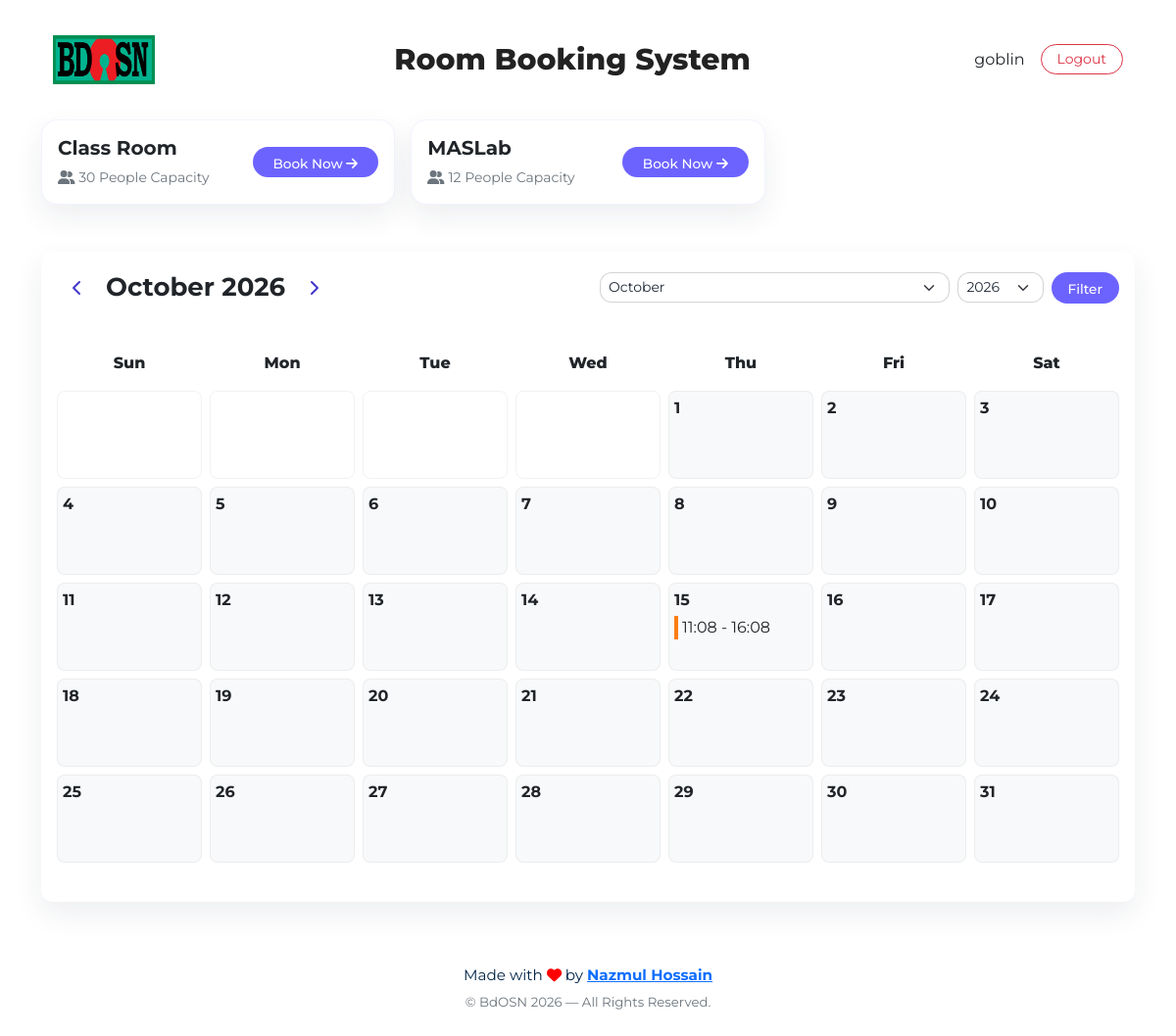
The app's page / (signed in) with its own data.
### BookingSystem/models.py (models this page shows, shortened)
class Room(models.Model):
    name = models.CharField(max_length=100, default="Unnamed Room")
    capacity = models.PositiveIntegerField(default=10)

class Booking(models.Model):
    user = models.ForeignKey(User, on_delete=models.CASCADE, null=True, blank=True)
    room = models.ForeignKey(Room, on_delete=models.CASCADE)
    title = models.CharField(max_length=200, default="Untitled Conference")
    conference_date = models.DateField(default=date.today)
    start_time = models.TimeField(default=time(9, 0))   # default 9:00 AM
    end_time = models.TimeField(default=time(10, 0))   # default 10:00 AM
    organization = models.CharField(max_length=100, blank=True, null=True, default="Not specified")  # allow empty
    booked_for = models.CharField(max_length=150, blank=True, null=True, default="Self")  # allow empty
    additional_support = models.TextField(
        blank=True,
        default="No additional support needed"
    )
    class Meta:
        ordering = ['conference_date', 'start_time']
        verbose_name = "Room Booking"
        verbose_name_plural = "Room Bookings"

### BookingSystem/views.py (the view)
# urls.py: 2. Add a URL to urlpatterns:  path('', views.home, name='home')
def home(request):
    archive_expired_bookings()
    rooms = Room.objects.all()
    today = localdate()
    month = int(
        request.GET.get(
            "month",
            today.month
        )
    )
    year = int(
        request.GET.get(
            "year",
            today.year
        )
    )
    prev_month = (
        month - 1
        if month > 1
        else 12
    )
    prev_year = (
        year
        if month > 1
        else year - 1
    )
    next_month = (
        month + 1
        if month < 12
        else 1
    )
    next_year = (
        year
        if month < 12
        else year + 1
    )
    start_date = date(
        year,
        month,
        1
    )
    end_date = date(
        year,
        month,
        monthrange(year, month)[1]
    )
    bookings = list(
        Booking.objects
        .filter(
            conference_date__range=(
                start_date,
                end_date
            )
        )
        .select_related("user", "room")
        .order_by(
            "conference_date",
            "start_time"
        )
    )
    bookings_by_day = {}
    for booking in bookings:
        day = booking.conference_date.day
        if day not in bookings_by_day:
            bookings_by_day[day] = []
        bookings_by_day[day].append(booking)
    for day, day_bookings in bookings_by_day.items():
        random.shuffle(day_bookings)
        for index, booking in enumerate(day_bookings):
            booking.color = (
                BOOKING_COLORS[
                    index % len(BOOKING_COLORS)
                ]
            )
    months = [
        (i, month_name[i])
        for i in range(1, 13)
    ]
    context = {
        "rooms": rooms,
        "bookings": bookings,
        "bookings_by_day": bookings_by_day,
        "selected_month": month,
        "selected_year": year,
        "prev_month": prev_month,
        "prev_year": prev_year,
        "next_month": next_month,
        "next_year": next_year,
        "months": months,
        "years": range(
            today.year,
            today.year + 3
        ),
        "month_year": (
            month,
            year
        ),
    }
    return render(
        request,
        "home.html",
        context
    )

### BookingSystem/templatetags/calendar_extras.py (called while the page is built)
@register.filter(name="get_month_days")
def get_month_days(value, month_year):
    try:
        month, year = month_year
        return range(1, calendar.monthrange(year, month)[1] + 1)
    except Exception:
        return []

@register.filter(name="day_has_booking")
def day_has_booking(bookings, day):
    return any(b.conference_date.day == day for b in bookings)

@register.filter(name="bookings_for_day")
def bookings_for_day(bookings, day):
    return [b for b in bookings if b.conference_date.day == day]

@register.filter
def get_month_start_blank(value, month_year):
    try:
        month, year = month_year
        first_day = datetime.date(year, month, 1)
        return range((first_day.weekday() + 1) % 7)
    except Exception:
        return []

### BookingSystem/views.py (called while the page is built, shortened)
def archive_expired_bookings():
    now = localtime()
    current_date = now.date()
    current_time = now.time()
    archived_count = 0
    with transaction.atomic():
        expired_bookings = (
            Booking.objects
            .select_for_update()
            .select_related("user", "room")
            .filter(
                conference_date__lte=current_date
            )
        )
    return archived_count

### BookingSystem/templates/home.html (shortened to what this page needs)
{% extends "base.html" %}
{% load static %}
{% load calendar_extras %}
{% block links %}
    <link rel="stylesheet" href="{% static 'css/home.css' %}">
{% endblock links %}
{% block contents %}
    <section class="container my-2">
    <div class="row g-3">
        {% for room in rooms %}
        <div class="col-12 col-sm-6 col-md-4 col-lg-4 col-xl-4">
            <div class="card h-100 shadow-sm">
                <div class="card-body d-flex justify-content-between align-items-center">
                    <div>
                        <h6 class="card-title fw-bold text-dark m-0">{{ room.name }}</h6>
                        <p class="card-text text-muted small mt-2">
                            <i class="fa-solid fa-user-group"></i>
                            {{ room.capacity }} {% if room.capacity == 1 %}Person{% else %}People{% endif %} Capacity
                        </p>
                    </div>
                    <div>
                        {% if user.is_authenticated %}
                            <a href="{% url 'book_room' room.id %}" class="btn btn-purple rounded-pill btn-sm"><span>Book Now <i class="fa fa-arrow-right"></i></span></a>
                        {% else %}
                            <a href="{% url 'login' %}?next={% url 'book_room' room.id %}" class="btn btn-purple rounded-pill btn-sm"><span>Book Now <i class="fa fa-arrow-right"></i></span></a>
                        {% endif %}
                    </div>
                </div>
            </div>
        </div>
        {% empty %}
        <p>No rooms available.</p>
        {% endfor %}
    </div>
</section>
<div class="container my-5">
    <div class="card shadow-sm booking-card">
        <div class="card-body">
                        <div class="row align-items-center mb-4">
                <div class="col-12 col-lg-6 mb-2 mb-lg-0">
                    <div class="calendar-header d-flex align-items-center justify-content-center justify-content-lg-start gap-2">
                        <a href="?month={{ prev_month }}&year={{ prev_year }}" class="calendar-nav-btn" aria-label="Previous month">
                            <i class="fa-solid fa-chevron-left"></i>
                        </a>
                        <h5 class="title_booking fw-bold m-0 text-center text-lg-start">
                            {% for m_num, m_name in months %}
                                {% if m_num == selected_month %}
                                    {{ m_name }}
                                {% endif %}
                            {% endfor %}
                            {{ selected_year }}
                        </h5>
                        <a href="?month={{ next_month }}&year={{ next_year }}" class="calendar-nav-btn" aria-label="Next month">
                            <i class="fa-solid fa-chevron-right"></i>
                        </a>
                    </div>
                </div>
                <div class="col-12 col-lg-6">
                    <form method="get"
                        class="d-flex justify-content-center justify-content-lg-end align-items-center gap-2 filter_form">
                        <select name="month" class="form-select form-select-sm month-select modern-select">
                            {% for m_num, m_name in months %}
                                <option value="{{ m_num }}" {% if m_num == selected_month %}selected{% endif %}>
                                    {{ m_name }}
                                </option>
                            {% endfor %}
                        </select>
                        <select name="year" class="form-select year-select form-select-sm modern-select">
                            {% for y in years %}
                                <option value="{{ y }}" {% if y == selected_year %}selected{% endif %}>
                                    {{ y }}
                                </option>
                            {% endfor %}
                        </select>
                        <button type="submit" class="btn btn-purple rounded-pill btn-sm px-3"><span>Filter</span></button>
                    </form>
                </div>
<div class="calendar-grid week-names mt-4 pt-3">
    <div class="calendar-weekday">Sun</div>
    <div class="calendar-weekday">Mon</div>
    <div class="calendar-weekday">Tue</div>
    <div class="calendar-weekday">Wed</div>
    <div class="calendar-weekday">Thu</div>
    <div class="calendar-weekday">Fri</div>
    <div class="calendar-weekday">Sat</div>
</div>
<div class="calendar-grid mt-2">
    {% for blank in 1|get_month_start_blank:month_year %}
        <div class="calendar-day empty"></div>
    {% endfor %}
    {% for day in 1|get_month_days:month_year %}
        <div class="calendar-day {% if bookings|day_has_booking:day %}booked{% else %}available{% endif %}"
             data-bs-toggle="modal" data-bs-target="#dayModal{{ day }}">
            <span class="day-number">{{ day }}</span>
            {% with day_bookings=bookings|bookings_for_day:day %}
                {% if day_bookings %}
                <div class="booking-lines d-none d-lg-flex flex-column gap-1">
                    {% for booking in day_bookings %}
                    <div class="booking-line" style="border-left: 4px solid {{ booking.color }};">
                        {{ booking.start_time|time:"H:i" }} - {{ booking.end_time|time:"H:i" }}
                    </div>
                    {% endfor %}
                </div>
                {% endif %}
            {% endwith %}
        </div>
    {% endfor %}
</div>
        </div>
    </div>
</div>
{% endblock contents %}

### BookingSystem/templates/base.html (shortened to what this page needs)
{% load static %}
<!DOCTYPE html>
<html lang="en">
<head>
    <link rel="stylesheet" href="{% static 'css/base.css' %}" />
    <link rel="stylesheet" href="{% static 'css/bootstrap.min.css' %}" />
    <link rel="stylesheet" href="https://cdnjs.cloudflare.com/ajax/libs/font-awesome/6.6.0/css/all.min.css">
    {% block links %}{% endblock links %}
</head>
<body>
<nav class="container navbar navbar-expand-lg py-3 menubar">
  <div class="container-fluid">
    <a class="navbar-brand d-flex align-items-center fw-bold fs-4 text-primary" href="/">
      <img src="{% static 'img/bdosn_logo.jpeg' %}" alt="MASLab" class="img-fluid" style="max-height: 50px;">
    </a>
    <div class="mx-auto d-none d-lg-block">
      <h4 class="mb-0 text-center fw-semibold title">Room Booking System</h4>
    </div>
    <div class="d-flex align-items-center">
      {% if user.is_authenticated %}
        <span class="me-3 text-dark fw-semibold"> {{ user.username }}</span>
        <a href="{% url 'logout' %}" class="btn btn-sm px-3 rounded-pill btn-outline-danger"><span class="mt-2">Logout</span></a>
      {% else %}
        <a href="{% url 'login' %}" class="btn btn-sm px-3 rounded-pill btn-outline-primary"><span class="fix">Login</span></a>
      {% endif %}
    </div>
  </div>
</nav>
{% block contents %}{% endblock contents %}
<footer class="footer mt-5 mb-0 py-3 text-light">
  <div class="container text-center">
    <p class="mb-1">
      Made with <span class="text-warning"><i class="fa-solid fa-heart"></i></span> by <strong> <a href="https://wwww.facebook.com/nazmul.XI"> Nazmul Hossain </a> </strong>
    </p>
    <small class="text-muted">© BdOSN 2026 — All Rights Reserved.</small>
  </div>
</footer>
</body>
</html>

### static/css/base.css (style rules this page uses)
* { margin: 0; padding: 0; box-sizing: border-box; font-family: "Montserrat", sans-serif; }
.navbar { margin: 15px 0; }
.navbar .title { font-family: "Montserrat", sans-serif !important; font-size: 30px; font-weight: 800; color: #222222; }
.footer, .footer p { font-family: "Montserrat", sans-serif; color: #002447 !important; font-size: 0.95rem; }
.footer strong { color: #002447 !important; transition: color 0.3s ease; }
.footer .text-warning { color: red !important; }

### static/css/home.css (style rules this page uses)
.card { background: #fff; border-radius: 16px; border: 1px solid rgba(108, 99, 255, 0.08); box-shadow: 0 12px 30px rgba(23, 34, 61, 0.08) !important; }
.calendar-header { gap: 12px; }
.calendar-nav-btn { width: 42px; height: 42px; border-radius: 50%; display: inline-flex; align-items: center; justify-content: center; color: #4338ca; text-decoration: none; transition: transform 0.2s ease, box-shadow 0.2s ease; }
.modern-select, .form-control, .form-select { border-radius: 12px !important; border: 1px solid rgba(17, 17, 17, 0.18) !important; box-shadow: none !important; transition: border-color 0.2s ease, box-shadow 0.2s ease; }
.card-title { font-family: "Montserrat", sans-serif; font-weight: 600; font-size: 20px; }
.card-text { font-family: "Montserrat", sans-serif; font-size: 14px; color: #666; }
.btn-purple { background: #6c63ff; color: #fff !important; font-size: 12px; font-weight: 700; padding: 6px 14px; border-radius: 50px; }
.btn-purple span { margin-top: 3px; }
.booking-card { border-radius: 12px; border: none; background: #fff; }
.title_booking { font-family: "Montserrat", sans-serif !important; font-weight: 600; font-size: 26px; }
.filter_form select, .filter_form button { font-family: "Montserrat", sans-serif; }
.year-select { width: 110px; }
.filter_form .modern-select { background-color: #fff; color: #1f2937; }
.form-select { outline: none !important; border-color: 0 !important; box-shadow: none !important; background-color: #fff; color: #000; }
.btn-purple { background: #6c63ff; color: #fff; border-radius: 50px; font-size: 0.85rem; font-weight: 500; padding: 5px 20px; line-height: 1.2; display: inline-flex; align-items: center; justify-content: center; text-align: center; }
.calendar-grid.week-names { grid-template-columns: repeat(7, 1fr); margin-bottom: 4px; }
.calendar-weekday { font-weight: 800; text-align: center; padding: 4px 0; font-size: 16px; }
.calendar-grid { display: grid; grid-template-columns: repeat(7, 1fr); gap: 8px; }
.calendar-day { min-height: 90px; border-radius: 8px; background: #f8f9fa; display: flex; flex-direction: column; padding: 5px; cursor: pointer; position: relative; font-size: 16px; border: 1px solid rgba(128,128,128,0.1); }
.booking-lines { display: flex; flex-direction: column; gap: 2px; }
.booking-line { flex: 1 1 auto; display: flex; align-items: center; padding-left: 4px; }
.calendar-day.empty { background: transparent; cursor: default; }
.day-number { font-size: 16px; font-weight: bold; }
.calendar-day::after { display: none; }
@media (min-width: 992px) { .calendar-day.booked { background: #f8f9fa !important; } }
@media (min-width: 992px) { .booking-lines { display: flex; flex-direction: column; gap: 2px; margin-top: 4px; } }
@media (min-width: 992px) { .booking-line { border-left: 4px solid #6f42c1; padding-left: 4px; } }

### records on screen
Room: name "Class Room", capacity "30", shows "People"
Room: name "MASLab", capacity "12", shows "People"
Booking: start_time "11:08", end_time "16:08"

### other values on screen
{{ user.username }} "goblin"
{{ m_name }} "October"
{{ selected_year }} "2026"
{{ day }} "1" "2" "3" "4" "5" "6" "7" "8" "9" "10" "11" "12" "13" "14" "15" "16" "17" "18" "19" "20" "21" "22" "23" "24" "25" "26" "27" "28" "29" "30" "31"
form field month "October"
form field year "2026"
